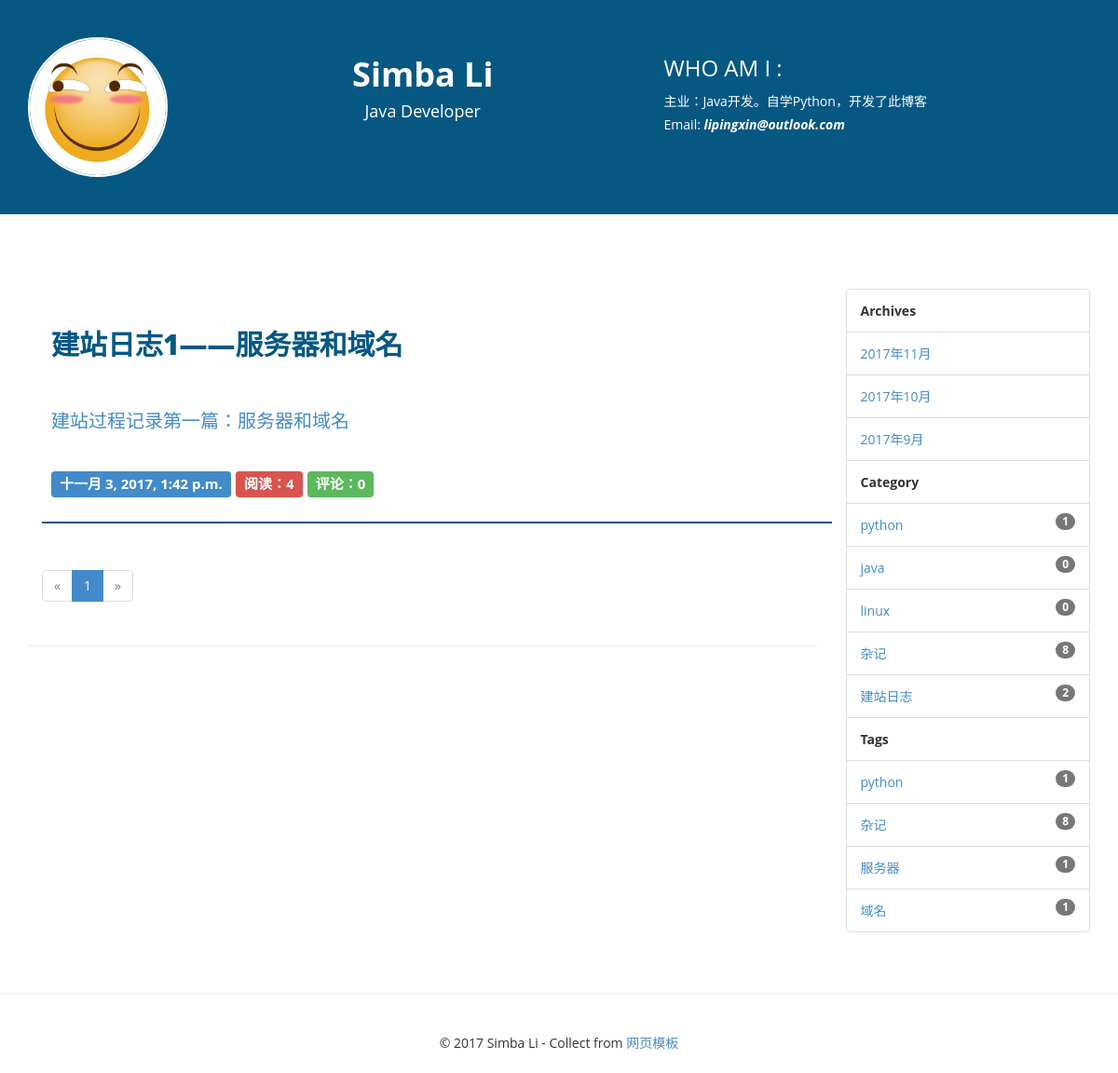
/tag/3/, run on the app's committed database.
### blog/models.py (models this page shows, shortened)
class Post(models.Model):
    title = models.CharField(max_length=70)
    body = models.TextField()
    create_time = models.DateTimeField(auto_now_add=True)
    modified_time = models.DateTimeField(auto_now=True)
    excerpt = models.CharField(max_length=200, blank=True)
    category = models.ForeignKey(Category)
    tags = models.ManyToManyField(Tag, blank=True)
    author = models.ForeignKey(User)
    is_delete = models.IntegerField(default=1)
    views = models.PositiveIntegerField(default=0)
    def get_absolute_url(self):
        return reverse('blog:detail', kwargs={'pk': self.pk})
    class Meta:
        ordering = ['-create_time']

class Category(models.Model):
    name = models.CharField(max_length=100)

class Tag(models.Model):
    name = models.CharField(max_length=50)

### blog/views.py (the view)
# urls.py: url(r'^tag/(?P<pk>[0-9]+)/$', views.get_posts_by_tag, name='tag'),
def get_posts_by_tag(request, pk):
    tag = get_object_or_404(Tag, pk=pk)
    posts = Post.objects.filter(tags=tag)
    return posts_paginator(posts, request)

### blog/templatetags/blog_tags.py (called while the page is built)
@register.simple_tag()
def archives():
    return Post.objects.dates('create_time', 'month', order='DESC')

@register.simple_tag()
def get_categories():
    return Category.objects.all()

@register.filter
def get_excerpt(excerpt, body):
    if not excerpt:
        md = markdown.Markdown(extensions=[
            'markdown.extensions.extra',
            'markdown.extensions.codehilite',
        ])
        auto_excerpt = strip_tags(md.convert(body))[:54]
        return auto_excerpt
    else:
        return excerpt

@register.simple_tag()
def get_tags():
    return Tag.objects.annotate(num_post=Count('post'))

### blog/views.py (called while the page is built)
def posts_paginator(all_posts, request):
    paginator = Paginator(all_posts, 10)
    page = request.GET.get('page')
    try:
        page = int(page) if page else 1
    except TypeError:
        page = 1
    try:
        posts = paginator.page(page)
    except PageNotAnInteger:
        posts = paginator.page(1)
    except EmptyPage:  # 如果页码太大，没有相应的记录
        posts = paginator.page(paginator.num_pages)  # 取最后一页的记录
    page_data = get_page_data(paginator.num_pages, page)
    return render(request, 'blog/index.html', context={'posts': posts, 'page': page_data})

### templates/blog/index.html (shortened to what this page needs)
{% extends 'layout.html' %}
{% block main %}
{% load blog_tags %}
<section>
    <div class="container">
        <div class="row">
            <div class="col-md-9">
                {% for post in posts.object_list %}
                <div class="blog-main">
                    <a href="{{ post.get_absolute_url }}">
                        <div class="heading-blog">
                            {{ post.title }}
                        </div>
                    </a>
                    <a href="{{ post.get_absolute_url }}">
                        <div class="blog-txt">
                            {{ post.excerpt | get_excerpt:post.body }}
                        </div>
                    </a>
                    <div class="blog-info">
                        <span class="label label-primary">{{ post.create_time }}</span>
                        <span class="label label-danger">阅读：{{ post.views }}</span>
                        <span class="label label-success">评论：{{ post.comments_set.count }}</span>
                    </div>
                </div>
                {% empty %}
                    <div>还没有发布的文章</div>
                {% endfor %}
                <nav>
                    <ul class="pagination">
                        <li {% if not page.pre_button %} class="disabled" {% endif %}>
                            <a {% if page.pre_button %} href="?page={{ page.pre_page_number }}" {% endif %}>
                                <span aria-hidden="true">&laquo;</span>
                            </a>
                        </li>
                        {% if page.left_page_numbers %}
                            {% for page_number in page.left_page_numbers %}
                                <li {% if page.current_page == page_number %} class="active" {% endif %}>
                                    <a href="?page={{ page_number }}">
                                        {{ page_number }}
                                    </a>
                                </li>
                            {% endfor %}
                        {% endif %}
                        <li {% if not page.next_button %} class="disabled" {% endif %}>
                            <a {% if page.next_button %} href="?page={{ page.next_page_number }}" {% endif %}>
                                <span aria-hidden="true">&raquo;</span>
                            </a>
                        </li>
                    </ul>
                </nav>
            </div>
        </div>
    </div>
</section>
<hr/>
{% endblock main %}

### templates/layout.html (shortened to what this page needs)
{% load staticfiles %}
{% load blog_tags %}
<!DOCTYPE html>
<html xmlns="http://www.w3.org/1999/xhtml">
<head>
    <link href="{% static 'blog/css/bootstrap.css' %}" rel="stylesheet"/>
    <link href="{% static 'blog/css/font-awesome.css' %}" rel="stylesheet"/>
    <link href="{% static 'blog/css/style.css' %}" rel="stylesheet"/>
    <link href="{% static 'blog/css/highlights/github.css' %}" rel="stylesheet">
</head>
<body>
<section class="header-section">
    <div class="container">
        <div class="row">
            <div class="col-md-2">
                <a href="{% url 'blog:index' %}">
                    <img src="{% static 'blog/img/headimage.jpg' %}" class="img-circle img-responsive"/>
                </a>
            </div>
            <div class="col-md-5 text-center">
                <h1><strong>Simba Li </strong></h1>
                <h4>Java Developer</h4>
            </div>
            <div class="col-md-5">
                <h3>WHO AM I :</h3>
                主业：Java开发。自学Python，开发了此博客
                <br />
                Email: <i><strong>lipingxin@outlook.com</strong></i>
            </div>
        </div>
    </div>
</section>
<section>
    <div class="container">
        <div class="row">
            <div class="col-md-2 spon-txt"></div>
        </div>
    </div>
</section>
<section>
    <div class="container">
        <div class="row">
            <div class="col-md-9">
            {% block main %}
            {% endblock main %}
            </div>
            <div class="col-md-3">
                <ul class="list-group">
                    <li class="list-group-item">
                        <strong>Archives</strong>
                    </li>
                    {% archives as date_list %}
                    {% for date in date_list %}
                        <li class="list-group-item">
                            <a href="{% url 'blog:archive' date.year date.month %}">
                                {{ date.year }}年{{ date.month }}月
                            </a>
                        </li>
                        {% empty %}
                        <li class="list-group-item">
                            <span class="badge">104</span>暂无归档
                        </li>
                    {% endfor %}
                    <li class="list-group-item">
                        <strong>Category</strong>
                    </li>
                    {% get_categories as categories %}
                    {% for category in categories %}
                        <li class="list-group-item">
                            <span class="badge">{{ category.post_set.count }}</span>
                            <a href="{% url 'blog:category' category.pk %}">
                                {{ category.name }}
                            </a>
                        </li>
                    {% endfor %}
                    <li class="list-group-item">
                        <strong>Tags</strong>
                    </li>
                    {% get_tags as tags %}
                    {% for tag in tags %}
                        <li class="list-group-item">
                            <span class="badge">{{ tag.num_post }}</span>
                            <a href="{% url 'blog:tag' tag.pk %}">
                                {{ tag.name }}
                            </a>
                        </li>
                    {% endfor %}
                </ul>
                <br/>
            </div>
        </div>
    </div>
</section>
<hr/>
<div class="container">
    <div class="row">
        <div class="col-md-12 text-center set-foot">
            &copy 2017 Simba Li - Collect from <a
                href="http://www.cssmoban.com/" title="网页模板" target="_blank">网页模板</a>
        </div>
    </div>
</div>
</body>
</html>

### blog/static/blog/css/style.css (style rules this page uses)
﻿ html, body { padding-top:0px; margin:0px; }
body { font-family: 'Open Sans', sans-serif; line-height:25px; font-size:14px; }
.header-section { background-color:#065883; color:#fff; padding:40px 5px; }
.header-section img { max-width:150px; border:2px solid #fff; }
.spon-txt { padding:40px 5px; font-size:25px; font-weight:800; }
.blog-main { padding:10px 5px; border-bottom:2px solid #065883; margin-bottom:30px; }
.heading-blog { font-size:30px; color:#065883; font-weight:800; padding:30px 5px; line-height:40px; }
.blog-info { padding:20px 5px; font-size:20px; font-weight:normal; }
.blog-txt { padding:20px 5px; font-family:Andalus ; font-size:20px; font-weight:normal; }
.set-foot { padding:20px 5px; }

### data on the page
Post: title "建站日志1——服务器和域名", excerpt|get_excerpt "建站过程记录第一篇：服务器和域名", create_time "十一月 3, 2017, 1:42 p.m.", views "4", comments_set.count "0"
Category: post_set.count "1", name "python"
Category: post_set.count "0", name "java"
Category: post_set.count "0", name "linux"
Category: post_set.count "8", name "杂记"
Category: post_set.count "2", name "建站日志"
Tag: num_post "1", name "python"
Tag: num_post "8", name "杂记"
Tag: num_post "1", name "服务器"
Tag: num_post "1", name "域名"

### other printed values
{{ page_number }} "1"
{{ date.year }} "2017" "2017" "2017"
{{ date.month }} "11" "10" "9"
